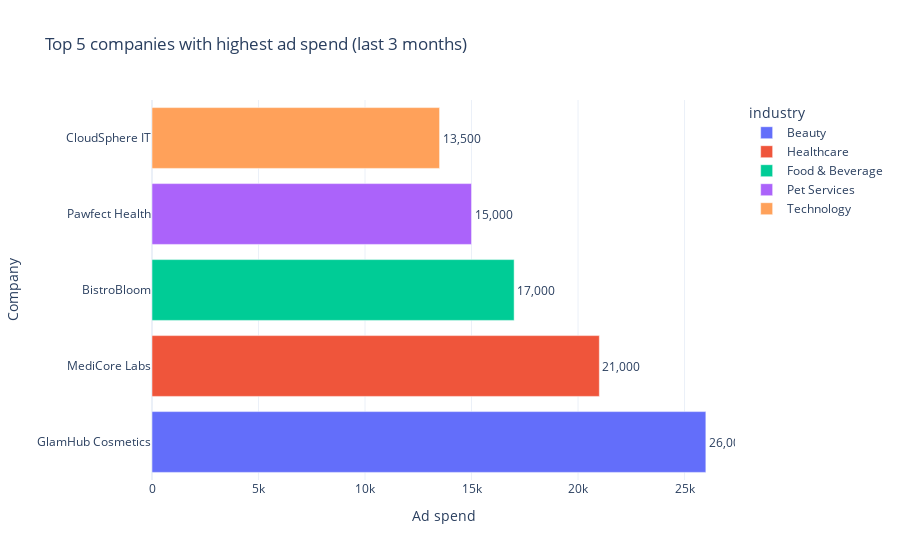

Source (notebook cell):
### Code cell
import plotly.express as px
import pandas as pd

# Run your SQL into a NEW variable
df_ad = pd.read_sql(query, engine)   # columns: company_name, industry, ad_spent


# Make sure numeric
df_ad['ad_spent'] = pd.to_numeric(df_ad['ad_spent'], errors='coerce')

# Plot (interactive for Voilà)
fig = px.bar(
    df_ad.sort_values('ad_spent', ascending=False).head(5),
    x='ad_spent',
    y='company_name',
    orientation='h',
    text='ad_spent',
    color='industry',
    title='Top 5 companies with highest ad spend (last 3 months)'
)
fig.update_traces(texttemplate='%{text:,.0f}', textposition='outside')
fig.update_layout(xaxis_title='Ad spend', yaxis_title='Company', template='plotly_white')
fig.show()

### Figure 1 — Plotly figure (JSON) as saved in the notebook; plotly's stock layout.template omitted (floating-point values rounded to 4 significant figures)
{"data": [{"hovertemplate": "industry=Beauty<br>ad_spent=%{text}<br>company_name=%{y}<extra></extra>", "legendgroup": "Beauty", "marker": {"color": "#636efa", "pattern": {"shape": ""}}, "name": "Beauty", "orientation": "h", "showlegend": true, "text": [26000.0], "textposition": "outside", "texttemplate": "%{text:,.0f}", "type": "bar", "x": [26000.0], "xaxis": "x", "y": ["GlamHub Cosmetics"], "yaxis": "y"}, {"hovertemplate": "industry=Healthcare<br>ad_spent=%{text}<br>company_name=%{y}<extra></extra>", "legendgroup": "Healthcare", "marker": {"color": "#EF553B", "pattern": {"shape": ""}}, "name": "Healthcare", "orientation": "h", "showlegend": true, "text": [21000.0], "textposition": "outside", "texttemplate": "%{text:,.0f}", "type": "bar", "x": [21000.0], "xaxis": "x", "y": ["MediCore Labs"], "yaxis": "y"}, {"hovertemplate": "industry=Food & Beverage<br>ad_spent=%{text}<br>company_name=%{y}<extra></extra>", "legendgroup": "Food & Beverage", "marker": {"color": "#00cc96", "pattern": {"shape": ""}}, "name": "Food & Beverage", "orientation": "h", "showlegend": true, "text": [17000.0], "textposition": "outside", "texttemplate": "%{text:,.0f}", "type": "bar", "x": [17000.0], "xaxis": "x", "y": ["BistroBloom"], "yaxis": "y"}, {"hovertemplate": "industry=Pet Services<br>ad_spent=%{text}<br>company_name=%{y}<extra></extra>", "legendgroup": "Pet Services", "marker": {"color": "#ab63fa", "pattern": {"shape": ""}}, "name": "Pet Services", "orientation": "h", "showlegend": true, "text": [15000.0], "textposition": "outside", "texttemplate": "%{text:,.0f}", "type": "bar", "x": [15000.0], "xaxis": "x", "y": ["Pawfect Health"], "yaxis": "y"}, {"hovertemplate": "industry=Technology<br>ad_spent=%{text}<br>company_name=%{y}<extra></extra>", "legendgroup": "Technology", "marker": {"color": "#FFA15A", "pattern": {"shape": ""}}, "name": "Technology", "orientation": "h", "showlegend": true, "text": [13500.0], "textposition": "outside", "texttemplate": "%{text:,.0f}", "type": "bar", "x": [13500.0], "xaxis": "x", "y": ["CloudSphere IT"], "yaxis": "y"}], "layout": {"barmode": "relative", "legend": {"title": {"text": "industry"}, "tracegroupgap": 0}, "title": {"text": "Top 5 companies with highest ad spend (last 3 months)"}, "xaxis": {"anchor": "y", "domain": [0, 1], "title": {"text": "Ad spend"}}, "yaxis": {"anchor": "x", "domain": [0, 1], "title": {"text": "Company"}}}}
